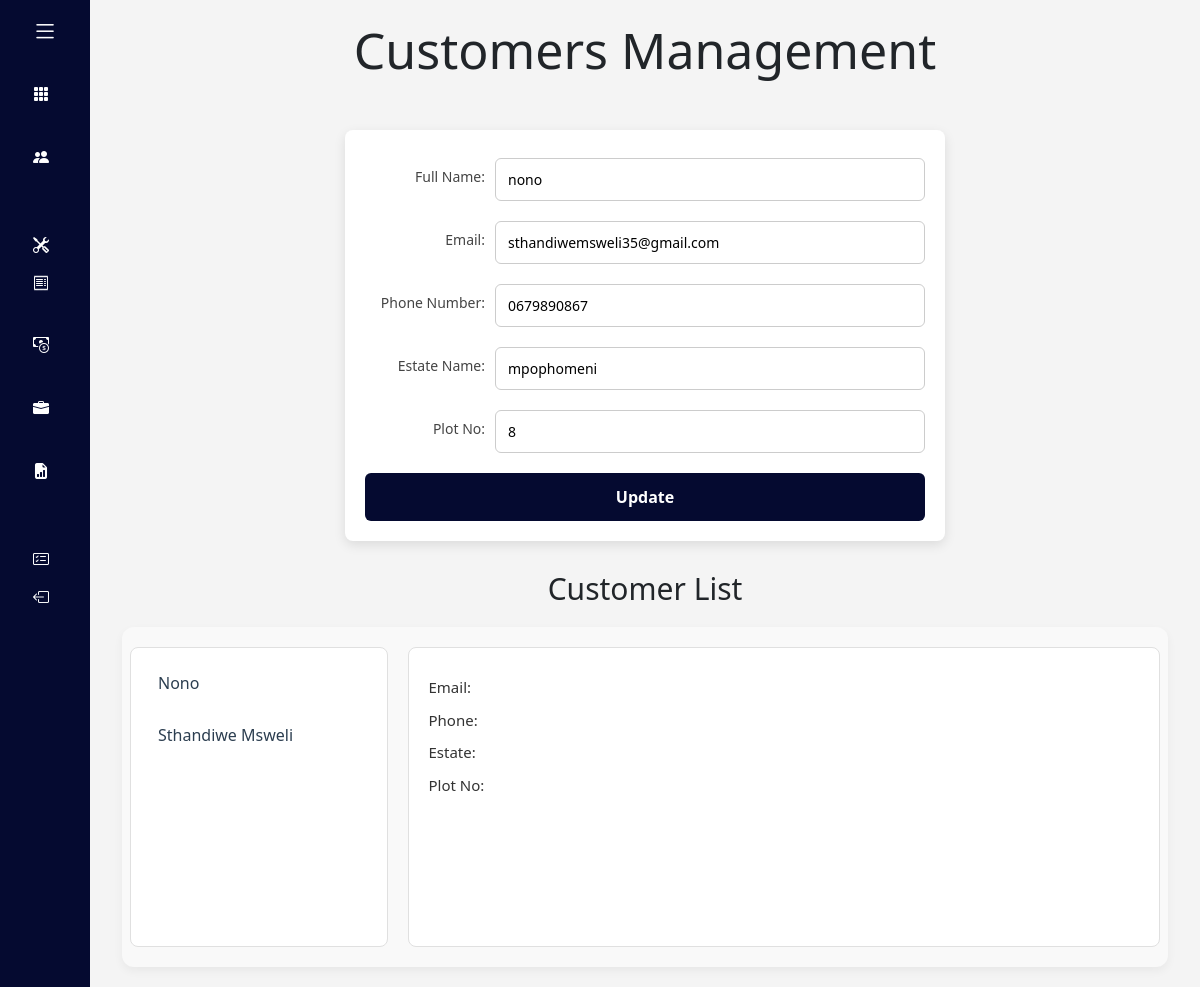
Screenshot of /customers/edit/5/ (signed in) with the database file from the repository.
### bookkeeping/models.py (models this page shows, shortened)
class Customer(models.Model):
    user = models.ForeignKey(User, on_delete=models.CASCADE, related_name="customer")
    name = models.CharField(max_length=100)
    email = models.EmailField()
    phone_no = models.CharField(max_length=15)
    estate = models.CharField(max_length=100)
    plot_no = models.IntegerField()

### bookkeeping/views.py (the view, shortened to what this page needs)
# urls.py: path('customers/', views.customers_view, name='customers'),
def customers(request,post_id=None):
    customers_lists = Customer.objects.filter(user=request.user)
    first_customer = customers_lists.first()
    if post_id:
        customer = get_object_or_404(Customer, id=post_id,user=request.user)
    else:
        customer = None
    return render(request, "bookkeeping/customers.html", {
        'customers': customers_lists,
        'post': customer,
        'default_customer': first_customer
    })

### bookkeeping/templates/bookkeeping/customers.html (shortened to what this page needs)
{% extends "bookkeeping/layout.html" %}
{% block body %}
<div class="customers">
<h1>Customers Management</h1>
<div class="form-container">
<form action="" method="POST">
  <div class="form-group mt-2">
    <label>Full Name:</label>
    <input type="text" id="name" name="name" placeholder="Full Name"
           value="{{ post.name|default:'' }}" />
  </div>
  <div class="form-group mt-2">
    <label>Email:</label>
    <input type="text" id="email" name="email" placeholder="Email"
           value="{{ post.email|default:'' }}" />
  </div>
  <div class="form-group mt-2">
    <label>Phone Number:</label>
    <input type="tel" id="phoneNo" name="phoneNo" placeholder="Phone Number"
           value="{{ post.phone_no|default:'' }}" />
  </div>
  <div class="form-group mt-2">
    <label>Estate Name:</label>
    <input type="text" id="estate" name="estate" placeholder="Estate"
           value="{{ post.estate|default:'' }}" />
  </div>
  <div class="form-group mt-2">
    <label>Plot No:</label>
    <input type="number" id="plot" name="plot" placeholder="Plot Number"
           value="{{ post.plot_no|default:'' }}" />
  </div>
  <button type="submit" class="btn submit-btn">
    {% if post %}Update{% else %}Add{% endif %}
  </button>
</form>
</div>
<h2 class="customer-list">Customer List</h2>
{% if customers %}
<div class="nameList">
  <div class="customersList row">
    <div class="names col-3" style="max-height: 500px; overflow-y: auto;">
      <ul>
        {% for customer in customers %}
          <li id="highlight-customer-{{ customer.id }}">
    <a class="customer-name"
       data-id="{{ customer.id }}"
       {% if forloop.first %}data-default="true"{% endif %}>
       {{ customer.name|title }}
    </a>
          </li>
        {% endfor %}
      </ul>
    </div>
<div class="details col-6" id="customer-details">
  <ul>
    <li>Email: </li>
    <li>Phone: </li>
    <li>Estate: </li>
    <li>Plot No: </li>
  </ul>
</div>
  </div>
</div>
{% else %}
<p>"There are currently no names to display."</p>
{% endif %}
</div>
{% endblock %}

### bookkeeping/static/bookkeeping/styles.css (style rules this page uses)
* { margin: 0; padding: 0; box-sizing: border-box; font-family: 'Segoe UI', Tahoma, Geneva, Verdana, sans-serif; }
body { display: flex; height: 100vh; overflow: hidden; }
.customers h1 { text-align: center; margin-bottom: 50px; font-size: 50px; }
h2.customer-list { text-align: center; font-size: 30px; margin-top: 30px; }
.form-container { max-width: 600px; margin: 20px auto; padding: 20px; background-color: #fff; border-radius: 8px; box-shadow: 0 4px 12px rgba(0, 0, 0, 0.1); }
.form-group { display: flex; align-items: center; margin-bottom: 20px; }
.form-container label { width: 120px; margin-right: 10px; font-size: 14px; color: #333; font-weight: 500; text-align: right; }
.form-container input[type="text"], .form-container input[type="email"], .form-container input[type="tel"], .form-container input[type="number"] { flex: 1; padding: 10px 12px; font-size: 14px; border: 1px solid #ccc; border-radius: 6px; box-sizing: border-box; transition: border-color 0.3s, box-shadow 0.3s; }
.submit-btn { width: 100%; padding: 12px; background-color: #050A30; color: #fff; font-size: 16px; font-weight: bold; border: none; border-radius: 6px; cursor: pointer; transition: background-color 0.3s; }
.nameList { background-color: #f9f9f9; padding: 20px; border-radius: 12px; box-shadow: 0 4px 10px rgba(0, 0, 0, 0.05); margin-top: 20px; }
.customersList { display: flex; gap: 20px; }
.names { background-color: #ffffff; border: 1px solid #e0e0e0; padding: 15px; border-radius: 8px; height: 300px; overflow-y: auto; }
.names ul { list-style-type: none; padding-left: 0; margin: 0; }
.names li { margin-bottom: 12px; }
.names a { text-decoration: none; color: #2c3e50; font-weight: 500; padding: 8px 12px; display: block; border-radius: 6px; transition: background-color 0.2s ease; }
.details { background-color: #ffffff; border: 1px solid #e0e0e0; padding: 20px; border-radius: 8px; flex-grow: 1; min-height: 300px; }
.details ul { list-style: none; padding-left: 0; }
.details li { margin-bottom: 10px; font-size: 15px; color: #333; }
.form-group { margin-bottom: 20px; }
.form-group label { display: block; margin-bottom: 6px; font-size: 14px; color: #444; }
.form-group input { width: 100%; padding: 10px 12px; font-size: 16px; border: none; border-bottom: 2px solid #ccc; background-color: transparent; transition: border-color 0.3s; }

### rows the page displays
Customer: name "nono", email "sthandiwemsweli35@gmail.com", phoneNo "0679890867", estate "mpophomeni", plot "8", name "Nono"
Customer: name "Sthandiwe Msweli"
